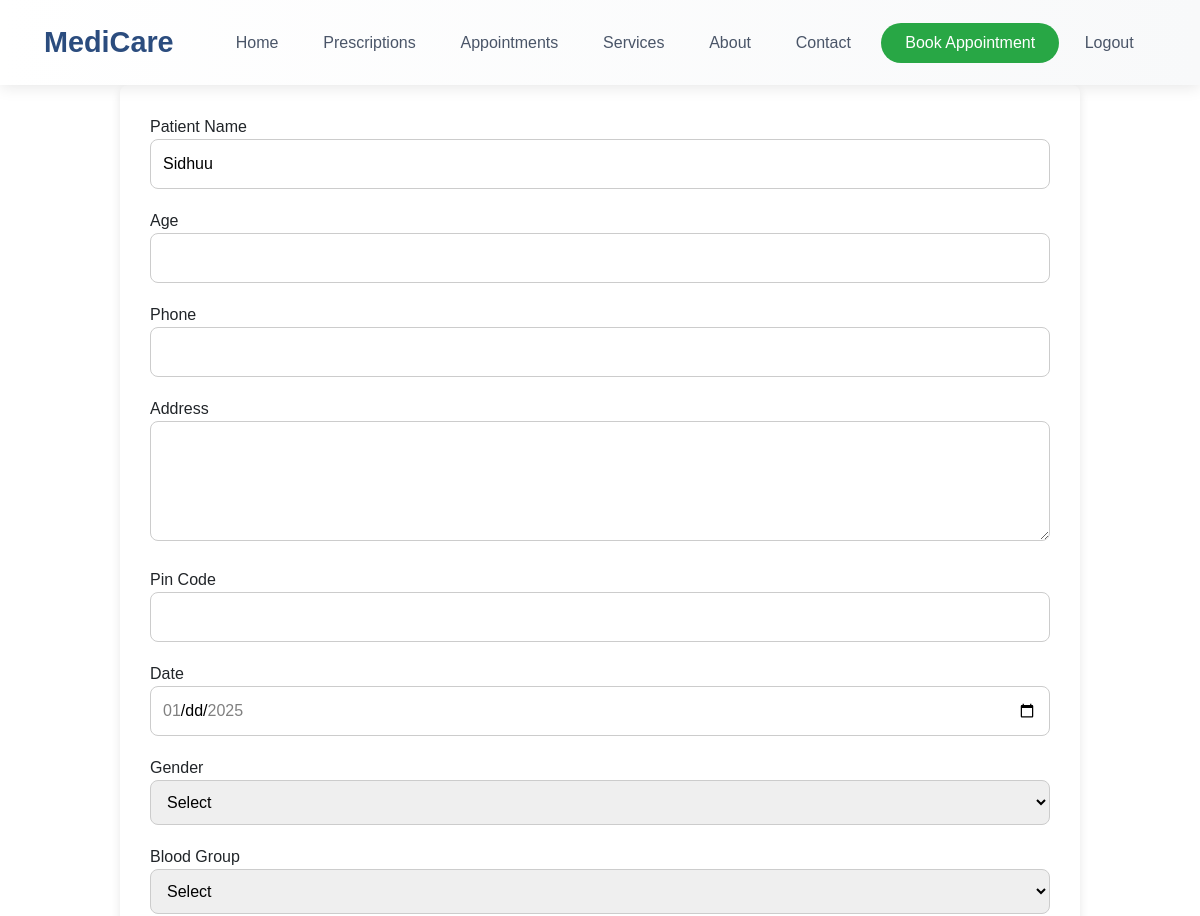
Before: /appointment (signed in, upper part) with the older database file.
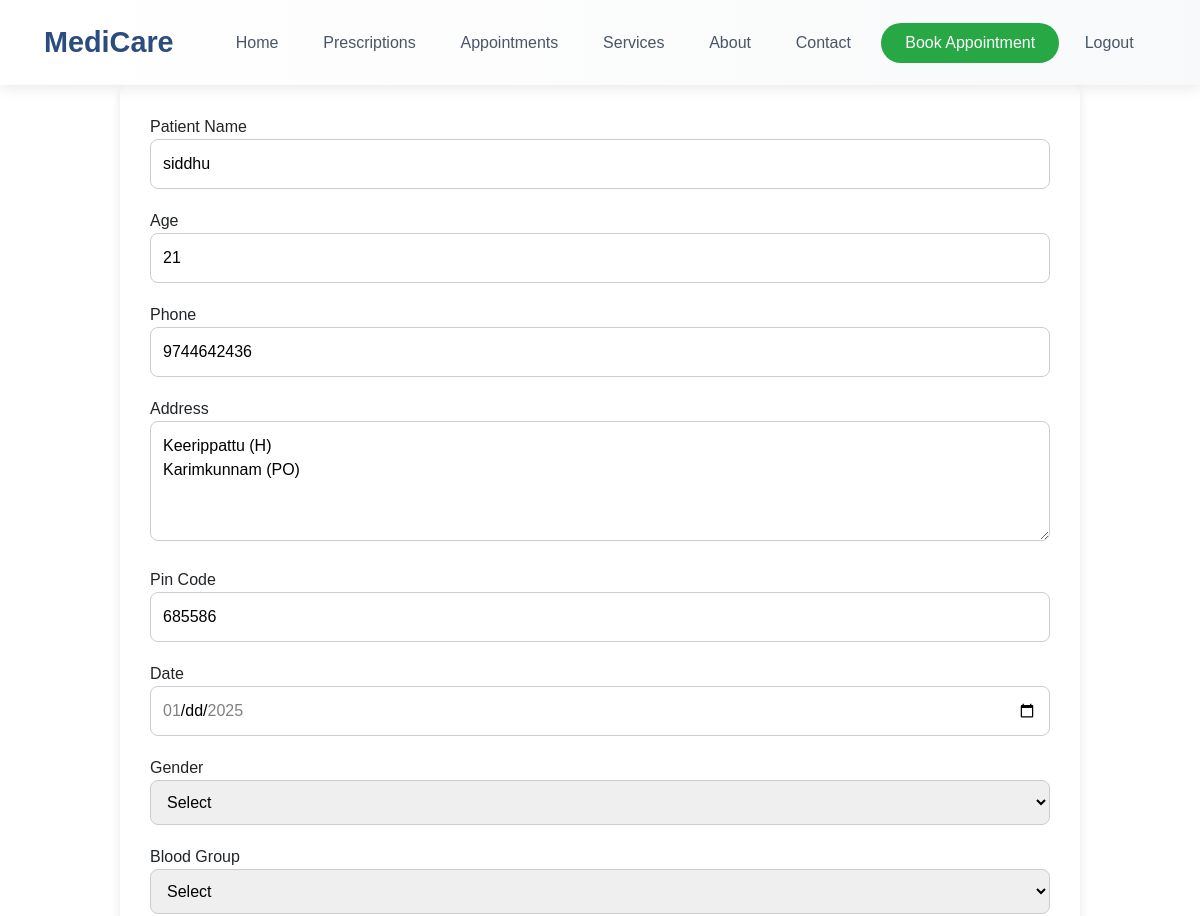
After: the same page with the newer database file.
### app/models.py (models this page shows)
class Patient(models.Model):
    name = models.CharField(max_length=50)
    password = models.TextField()
    age = models.PositiveIntegerField(null=True, blank=True)
    gender = models.CharField(max_length=10, choices=[('Male', 'Male'), ('Female', 'Female'), ('Other', 'Other')])
    phone = models.CharField(max_length=15)
    email = models.EmailField()
    address = models.CharField(max_length=255)
    pincode = models.CharField(max_length=10)
    blood_group = models.CharField(max_length=5, blank=True, null=True)  # Optional blood group
    date_created = models.DateTimeField(auto_now_add=True, null= True)
    last_updated = models.DateTimeField(auto_now=True, null= True)

### app/views.py (the view)
# urls.py: path('appointment',views.book_appointment),
def book_appointment(request):
    patient_email = request.session.get('patient')
    if not patient_email:
        return redirect('login')  # Redirect to login if no session data for patient
    try:
        patient = Patient.objects.get(email=patient_email)
    except Patient.DoesNotExist:
        return redirect('login')  # If the patient does not exist, redirect to login
    if request.method == 'POST':
        name = request.POST.get('name')
        age = request.POST['age']
        gender = request.POST['gender']
        blood_group = request.POST['bgroup']
        phone = request.POST['phone']
        address = request.POST['address']
        pincode = request.POST['pin']
        appointment_date = request.POST['appointment_date']
        department_id = request.POST['department']
        doctor_id = request.POST['doctor']
        department = Department.objects.get(id=department_id)
        doctor = Doctor.objects.get(id=doctor_id)
        appointment_count = Appointment.objects.filter(doctor=doctor, appointment_date=appointment_date).count()
        if appointment_count >= doctor.department.max_tokens_per_day:
            return render(request, 'user/quick_appointment_error.html', {
                'error': f"Cannot book more than {doctor.department.max_tokens_per_day} appointments for this department on this day."
            })
        token_number = appointment_count + 1  # Token numbers start from 1, incrementing with each appointment
        patient.name = name
        patient.age = age
        patient.gender = gender
        patient.blood_group = blood_group
        patient.phone = phone
        patient.address = address
        patient.pincode = pincode
        patient.save()  # Save the updated patient details
        appointment = Appointment.objects.create(
            doctor=doctor,
            patient=patient,  # Ensure patient is linked to the appointment
            appointment_date=appointment_date,
            department=department.name,  # Store the department name
            token_number=token_number
        )
        return redirect(appointment_success)  # Redirect to the success page
    else:
        doctors = Doctor.objects.all()
        departments = Department.objects.all()
        return render(request, 'user/quick_appointment.html', {'doctors': doctors, 'departments': departments, 'patient': patient})

### templates/user/quick_appointment.html (shortened to what this page needs)
<!DOCTYPE html>
<html lang="en">
<head>
        <link href="https://cdn.jsdelivr.net/npm/bootstrap@5.3.3/dist/css/bootstrap.min.css" rel="stylesheet">
        <link href="https://cdn.jsdelivr.net/npm/bootstrap-icons/font/bootstrap-icons.css" rel="stylesheet">
    {% load static %}
    <link rel="stylesheet" href="{% static 'user_css/quick_appointment.css' %}">
</head>
<body>
    <nav class="navbar navbar-expand-lg navbar-light bg-light sticky-top">
        <div class="container-fluid">
            <a class="navbar-brand" href="user_home">MediCare</a>
            <div class="collapse navbar-collapse" id="navbarNav">
                <ul class="navbar-nav ms-auto">
                    <li class="nav-item">
                        <a class="nav-link" href="user_home">Home</a>
                    </li>
                    <li class="nav-item">
                        <a class="nav-link" href="prescriptions">Prescriptions</a>
                    </li>
                    <li class="nav-item">
                        <a class="nav-link" href="appointment_success">Appointments</a>
                    </li>
                    <li class="nav-item">
                        <a class="nav-link" href="services">Services</a>
                    </li>
                    <li class="nav-item">
                        <a class="nav-link" href="about">About</a>
                    </li>
                    <li class="nav-item">
                        <a class="nav-link" href="contact">Contact</a>
                    </li>
                    <li class="nav-item">
                        <a class="nav-link appointment-btn" href="appointment">Book Appointment</a>
                    </li>
                    <li class="nav-item">
                        <a class="nav-link" href="logout">Logout</a>
                    </li>
                </ul>
            </div>
        </div>
    </nav>
    <div class="container">
        <form method="POST" onsubmit="return validateDate()">
            <div class="form-group">
                <label for="patient_name">Patient Name</label>
                <input type="text" id="patient_name" name="name" value="{{ patient.name }}"  required >
            </div>
            <div class="form-group">
                <label for="age">Age</label>
                <input type="number" id="age" name="age" value="{{ patient.age }}" required>
            </div>
            <div class="form-group">
                <label for="phone">Phone</label>
                <input type="text" id="phone" name="phone" value="{{ patient.phone }}" required >
            </div>
            <div class="form-group">
                <label for="address">Address</label>
                <textarea id="address" name="address" required>{{ patient.address }}</textarea>
            </div>
            <div class="form-group">
                <label for="pin">Pin Code</label>
                <input type="text" id="pin" name="pin" value="{{ patient.pincode }}" required>
            </div>
            <div class="form-group">
                <label for="date">Date</label>
                <input type="date" id="appointment_date" name="appointment_date" required>
            </div>
            <div class="form-group">
                <label for="gender">Gender</label>
                <select id="gender" name="gender" required>
                    <option value="">Select</option>
                </select>
            </div>
            <div class="form-group">
                <label for="bgroup">Blood Group</label>
                <select id="bgroup" name="bgroup" required>
                    <option value="">Select</option>
                </select>
            </div>
        </form>
    </div>
</body>
</html>

Changed rows visible on the page:
changed Patient: name "Sidhuu" → "siddhu"; age (not shown) → "21"; phone (not shown) → "9744642436"; address (not shown) → "Keerippattu (H) Karimkunnam (PO)"; pin (not shown) → "685586"
